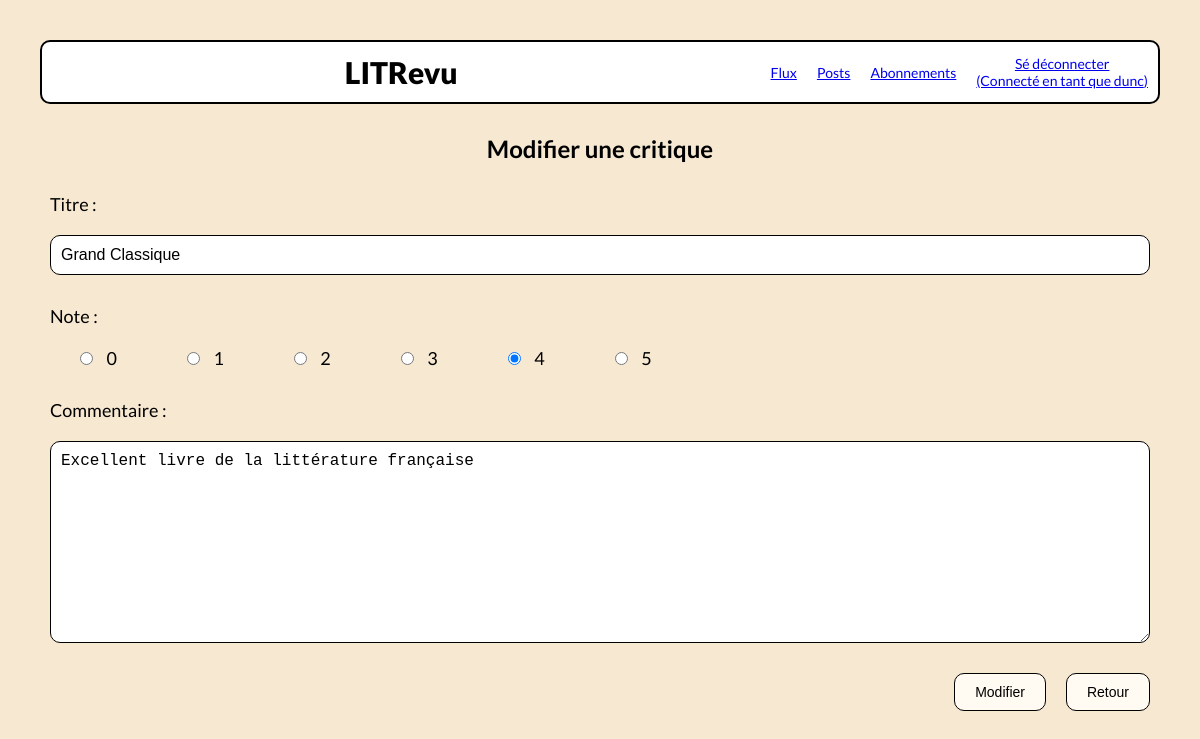
The page /review/edit/4/ (signed in) on the database its author committed.
### authentication/models.py (models this page shows)
class User(AbstractUser):
    pass

### review_app/models.py (models this page shows)
class Review(models.Model):
    ticket = models.ForeignKey(to=Ticket, on_delete=models.CASCADE)
    rating = models.PositiveSmallIntegerField(validators=[MinValueValidator(0), MaxValueValidator(5)])
    headline = models.CharField(max_length=128)
    body = models.TextField()
    author = models.ForeignKey(to=settings.AUTH_USER_MODEL, on_delete=models.CASCADE)
    time_created = models.DateTimeField(auto_now_add=True)

### review_app/views.py (the view)
# urls.py: path("review/edit/<int:review_id>/", review_app.views.edit_review, name='edit-review'),
@login_required
def edit_review(request, review_id):
    review = get_object_or_404(Review, id=review_id)
    if review.author != request.user:
        return redirect('posts')
    form = forms.ReviewForm(request.POST or None, request.FILES or None, instance=review)
    context = {'review': review, 'form': form}
    if request.method == 'POST':
        if form.is_valid():
            form.save()
            return redirect('posts')
    return render(request, 'review_app/edit_review.html', {'context': context})

### review_app/templates/review_app/edit_review.html (shortened to what this page needs)
{% extends 'base.html' %}
{% block content %}
    <h2>Modifier une critique</h2>
    <form class="post_form" action="" method="post">
        {{ context.form.as_p }}
        <div class="action_button">
            <button type="submit">Modifier</button>
            <a href="{% url 'posts' %}"><button type="button">Retour</button></a>
        </div>
    </form>
{% endblock content %}

### templates/base.html (shortened to what this page needs)
<!DOCTYPE html>
<html lang="fr">
    <head>
        {% load static %}
        <link rel="stylesheet" href="{% static '/styles.css' %}">
    </head>
    <body>
        <header>
            <h1>LITRevu</h1>
            {% if user.is_authenticated %}
                <nav>
                <a href="{% url 'feed' %}">Flux</a>
                <a href="{% url 'posts' %}">Posts</a>
                <a href="{% url 'follow' %}">Abonnements</a>
                <a href="{% url 'logout' %}">Sé déconnecter <br>(Connecté en tant que {{ request.user }})</a>
                </nav>
            {% endif %}
        </header>
        {% block content %}
        {% endblock content %}
    </body>
</html>

### static/styles.css (style rules this page uses)
body { font-family: "Lato"; background-color: #F7E8D2; margin: auto; padding: 40px; max-width : 1440px; }
header { display: flex; border: 2px solid black; border-radius: 10px; height: 60px; position: sticky; top: 0; z-index: 100; background-color: white; }
nav { display: flex; flex-direction: row; justify-self: flex-end; align-items: center; text-align: center; }
nav a { margin: 10px; font-size: 14px; }
h1 { margin: auto; font-size: 30px; font-weight: 800; }
h2 { margin: 30px 20px 20px 20px; font-size: 24px; text-align: center; font-weight: 700; }
p { font-size: 16px; margin: 5px; font-weight: 500; }
button { padding: 10px 20px; margin: 10px; border: 1px solid black; background-color: #FFFBF2; border-radius: 10px; font-size: 14px; font-weight: 500; }
.post_form p { display: flex; flex-direction: column; margin: 10px; }
.post_form label { margin: 10px 0; font-size: 18px; }
.post_form input, .post_form textarea { margin: 10px 0; padding: 10px; border: 1px solid black; background-color: white; border-radius: 10px; font-size: 16px; font-weight: 500; }
.action_button { display: flex; justify-self: flex-end; }
#id_rating { display: flex; }
#id_rating div { margin: 0 30px; }
#id_rating input { margin: 0 10px; }

### rows shown on the page
User: user "dunc"
Review: headline "Grand Classique", rating "☐ 0 ☐ 1 ☐ 2 ☐ 3 ☑ 4 ☐ 5", body "Excellent livre de la littérature française"
